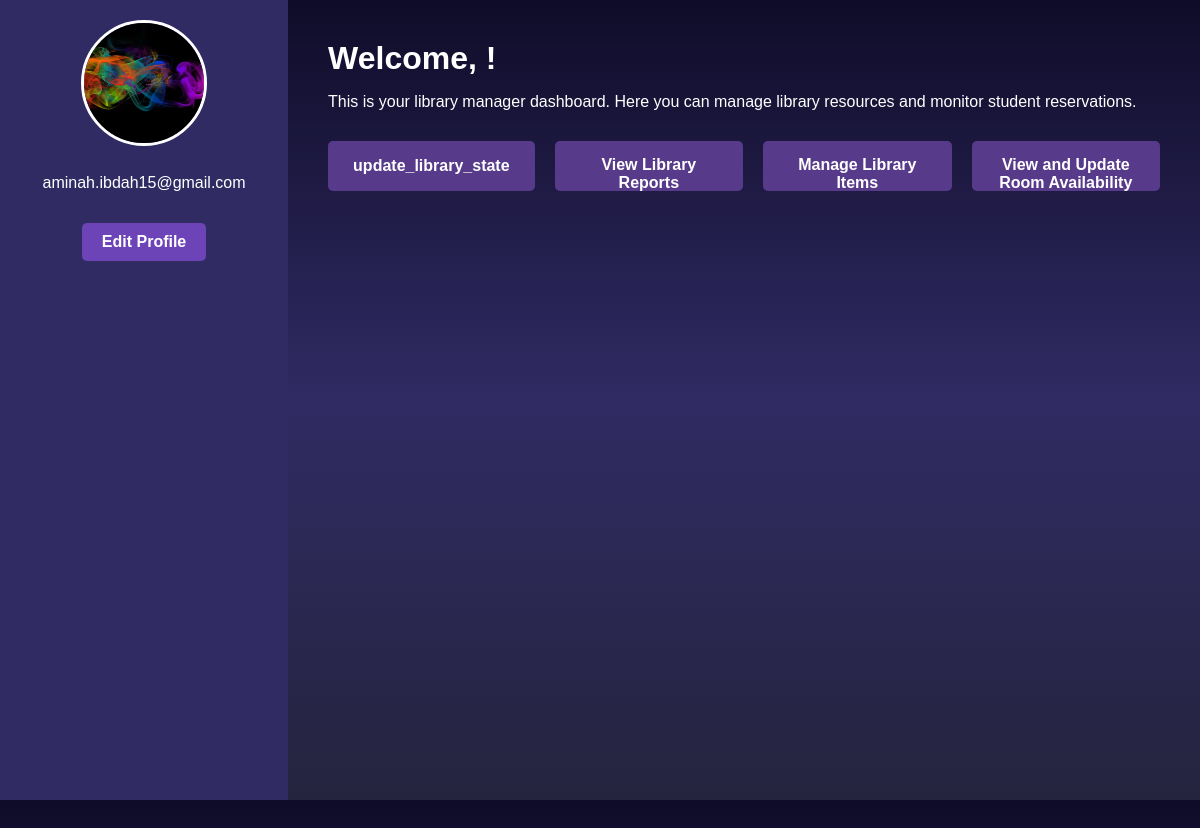
Screenshot of /library_manager_dashboard.html/ (signed in) with the database file from the repository.
### Base/models.py (models this page shows, shortened)
class CustomUser(AbstractUser):
    USER_TYPE_CHOICES = (
        ('student', 'Student'),
        ('library_manager', 'Library Manager'),
        ('admin', 'Admin'),
    )
    user_type = models.CharField(max_length=50, choices=USER_TYPE_CHOICES, null=False)
    profile_photo = models.ImageField(upload_to='profile_photos/', blank=True, null=True)
    groups = models.ManyToManyField(
        'auth.Group',
        related_name='custom_user_set',
        blank=True,
        help_text='The groups this user belongs to.',
    )
    user_permissions = models.ManyToManyField(
        'auth.Permission',
        related_name='custom_user_permissions_set',
        blank=True,
        help_text='Specific permissions for this user.',
    )

### Base/views.py (the view)
# urls.py: path('library_manager_dashboard.html/', views.library_manager_dashboard, name='library_manager_dashboard'),
@login_required
def library_manager_dashboard(request):
    return render(request, 'library_manager_dashboard.html')

### Base/templates/library_manager_dashboard.html (shortened to what this page needs)
<!DOCTYPE html>
<html lang="en">
<head>
    {% load static %}
    <link rel="stylesheet" href="{% static 'style.css' %}">
</head>
<body>
    <div class="dashboard-container">
        <div class="sidebar">
            <div class="profile-pic-container">
                {% if user.profile_photo %}
                    <img src="{{ user.profile_photo.url }}" alt="Profile Picture" class="profile-pic">
                {% else %}
                    <img src="{% static 'default-profile.png' %}" alt="Default Profile Picture" class="profile-pic">
                {% endif %}
                <p>{{ user.email }}</p>
                <a href="{% url 'edit_profile' %}" class="edit-profile-btn">Edit Profile</a>
            </div>
        </div>
        <div class="content">
            <h1>Welcome, {{ user.first_name }}!</h1>
            <p>This is your library manager dashboard. Here you can manage library resources and monitor student reservations.</p>
            <div class="dashboard-options">
                <button> update_library_state </button>
                <button>View Library Reports</button>
                <button>Manage Library Items</button>
                <button>View and Update Room Availability</button>
            </div>
        </div>
    </div>
</body>
</html>

### Base/static/style.css (style rules this page uses)
body { margin: 0; padding: 0; display: flex; justify-content: center; align-items: center; min-height: 100vh; font-family: 'Jost', sans-serif; background: linear-gradient(to bottom, #0f0c29, #302b63, #24243e); }
button { width: 60%; height: 50px; margin: 10px auto 30px; justify-content: center; display: block; color: #fff; background: #573b8a; font-size: 1.2em; font-weight: bold; outline: none; border: none; border-radius: 5px; transition: 0.2s ease-in; cursor: pointer; }
body { margin: 0; font-family: Arial, sans-serif; }
.dashboard-container { display: flex; height: 100vh; }
.sidebar { width: 300px; background-color: #302b63; padding: 20px; color: white; text-align: center; }
.profile-pic-container { margin-bottom: 30px; }
.profile-pic { width: 120px; height: 120px; border-radius: 50%; object-fit: cover; border: 3px solid white; }
.edit-profile-btn { display: inline-block; margin-top: 15px; padding: 10px 20px; background-color: #6d44b8; color: white; text-decoration: none; border-radius: 5px; font-weight: bold; }
.content { padding: 40px; flex-grow: 1; }
.dashboard-options { margin-top: 20px; display: flex; gap: 20px; }
button { padding: 15px 25px; border: none; background-color: #573b8a; color: white; font-size: 16px; border-radius: 5px; cursor: pointer; }
body { font-family: Arial, sans-serif; margin: 0; padding: 0; background-color: #f4f4f4; color: #333; }
h1, h2 { margin: 0; padding: 0; }
body { margin: 0; padding: 0; display: flex; justify-content: center; align-items: center; min-height: 100vh; font-family: 'Arial', sans-serif; background: linear-gradient(to bottom, #0f0c29, #302b63, #24243e); color: #fff; }
.dashboard-options { overflow-y: auto; max-height: 90vh; justify-items: right; }
.dashboard-options { min-height: 200vh; }

### rows the page displays
CustomUser: profile_photo (picture), email "aminah.ibdah15@gmail.com"
